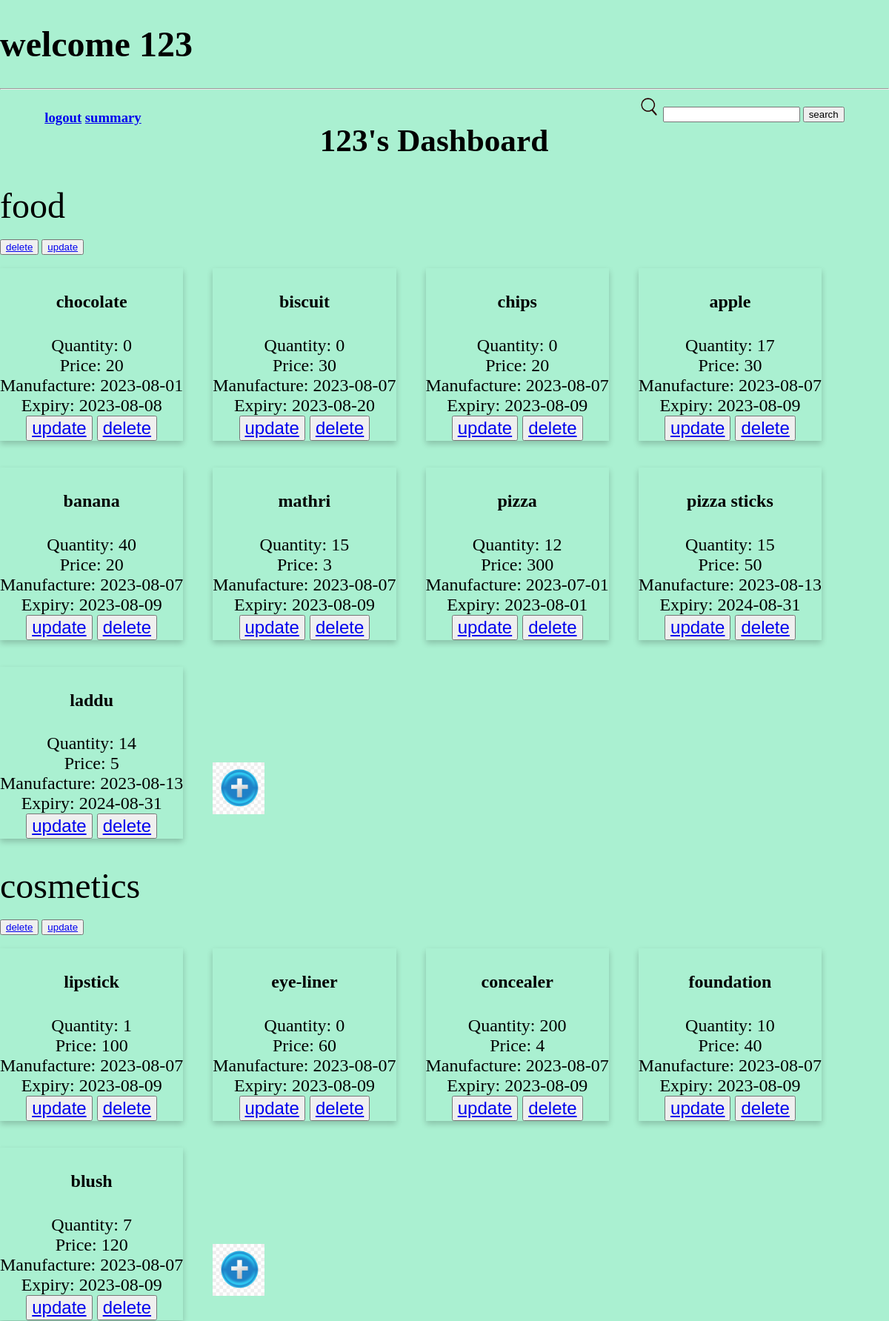
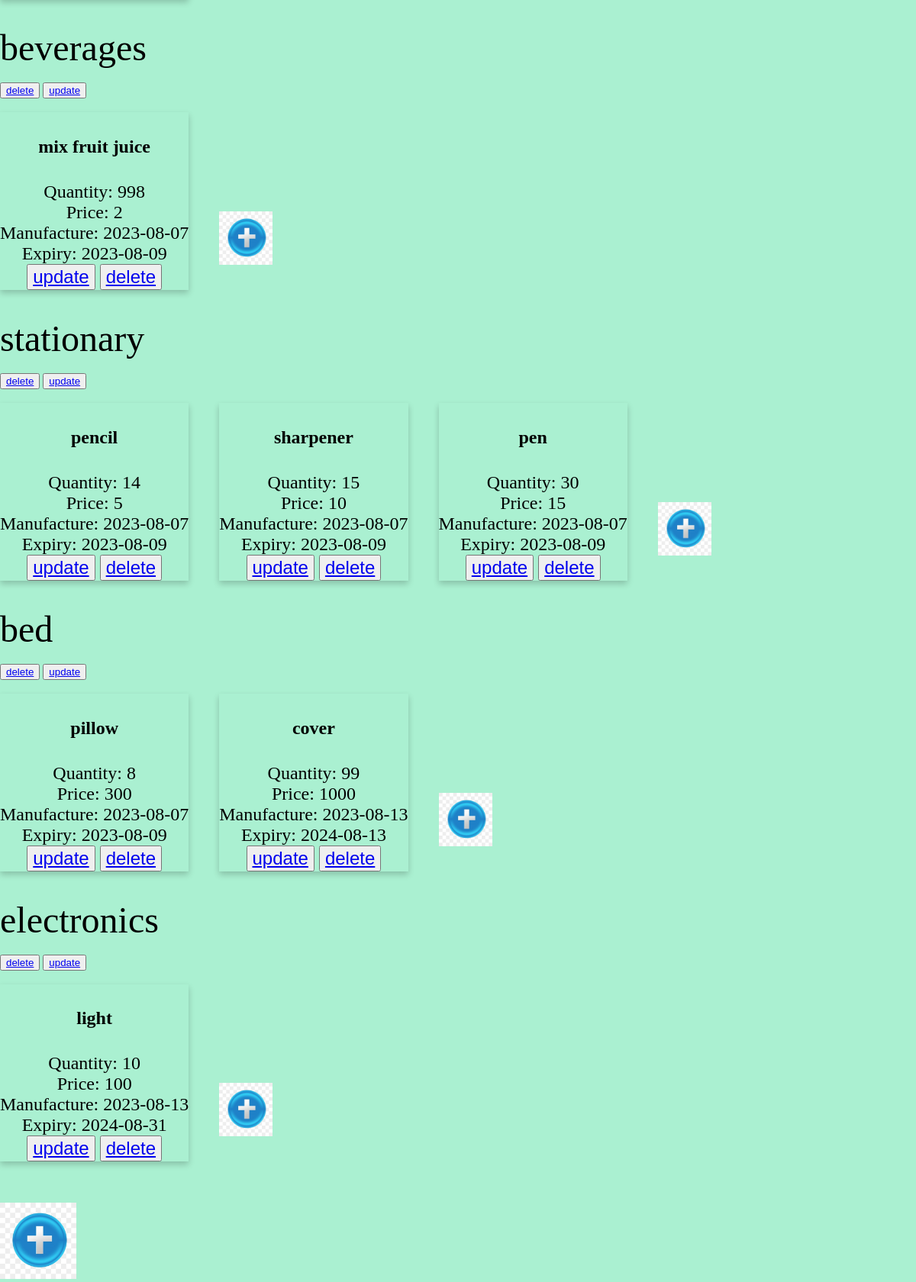
The app's page /admin/changes with its own data (2 pictures, top to bottom).
### applications/models.py (models this page shows, shortened)
class Product(db.Model):
    __tablename__ = 'products'
    product_id = db.Column(db.Integer, primary_key=True, nullable=False)
    category = db.Column(db.Text, nullable=False)
    name = db.Column(db.Text, nullable=False)
    quantity = db.Column(db.Integer, nullable=False)
    price = db.Column(db.Integer, nullable=False)
    description = db.Column(db.Text)
    sold = db.Column(db.Integer, default=0)
    manufacture = db.Column(db.Text)
    expiry = db.Column(db.Text)

### applications/admin_controllers.py (the view)
@app.route('/admin/changes', methods=['GET', 'POST'])
def products():
    if request.method == 'GET':
        l, products, prodmat = rendermandash()
        if(l == 0):
            return render_template('mandash.html', username=user_name, empty=True)
        elif(l >= 1):
            return render_template('mandash.html', username=user_name, empty=False, categories=products, items=prodmat)

### applications/admin_controllers.py (called while the page is built)
def rendermandash():
    products = Categories.query.all()
    prodmat = []
    for cat in products:
        if cat.total == 0:
            catname = cat.name
            allofcat = ['empty', catname, 'no products added']
        else:
            allofcat = []
            temp = Product.query.filter_by(category=cat.name).all()
            for prod in temp:
                temp2 = [prod.category, prod.name, prod.quantity, prod.price, prod.product_id, prod.manufacture, prod.expiry]
                allofcat.append(temp2)
        prodmat.append(allofcat)
    return (len(products), products, prodmat)

### templates/mandash.html
<!DOCTYPE html>
<html>
    <link rel="stylesheet" href = "{{ url_for('static', filename='stylesheets/mandash.css') }}">
    <head>
        <h1>welcome {{ username }}</h1>
        <hr>
    </head>
    <body>
    <div style="display: flex; justify-content: space-around" class="top">
        <div>
            <h3><a  href="/admin">logout</a>
            <a href="/admin/summary">summary</a></h3>
        </div> <br><br>
        <h2>{{ username }}'s Dashboard</h2>
        <div class="heading">
            <form method="POST" action="/admin/search">
                <img src="../../static/search.png" height="30" width="30">
                <input type="text" name="search" width="3%">
                <input type="submit" value="search">
            </form>
        </div>
    </div>
    <form method="POST" action="/admin/changes">
        {% if empty %}
            <h3>inventory empty!! add new items</h3>
        {% else -%}
        {% if search %}
        <a href="/admin/changes">go back</a> <br><br>
        {% for item in items %}
            <div class="card">
                <h4>{{item.name}}</h4>
                Category: {{item.category}}<br>
                Price: {{item.price}} <br>
                Manufacture: {{item.manufacture}} <br>
                Expiry: {{item.expiry}} <br>
                <button type="submit" value="update" name="edit" class="but">
                    <a href="/admin/update/{{item.product_id}}">
                    update
                    </a>
                </button>
                <button type="submit" value="delete" name="edit" class="but">
                    <a href="/admin/delete/{{item.product_id}}">
                        delete
                    </a>
                </button>
            </div>
        {% endfor %}
        {% else -%}
            {% for item in items %}
            <div>
                {% if item[0] == 'empty' %}
                <div class="cathead">{{item[1]}} </div>
                <button><a href="/admin/deletecat/{{item[1]}}">delete</a></button>
                <button><a href="/admin/updatecat/{{item[1]}}">update</a></button>
                <div class="card">
                <center>
                    {{item[2]}} <br>
                    <a href="/admin/addtocat/{{item[1]}}">
                        <img src="../static/plus.jpg" height="70" width="70">
                    </a>
                <br>
                </center>
                </div>
                {% else -%}
                <div class="cathead">{{item[0][0]}}</div> <br>
                <button><a href="/admin/deletecat/{{item[0][0]}}">delete</a></button>
                <button><a href="/admin/updatecat/{{item[0][0]}}">update</a></button>
                <br>
                <br>
                    {% for row in item %}
                    <div class="card">
                    <center>
                        <h4>{{row[1]}}</h4>
                        Quantity: {{row[2]}}<br>
                        Price: {{row[3]}}<br>
                        Manufacture: {{row[5]}}<br>
                        Expiry: {{row[6]}}
                        <br>
                        <button type="submit" value="update" name="edit" class="but">
                            <a href="/admin/update/{{row[4]}}">
                            update
                            </a>
                        </button>
                        <button type="submit" value="delete" name="edit" class="but">
                            <a href="/admin/delete/{{row[4]}}">
                                delete
                            </a>
                        </button>
                   </center>
                    </div>
                    {% endfor %}
                    <a href="/admin/addtocat/{{item[0][0]}}"><img src="../static/plus.jpg" height="70" width="70" class="addtocat">
                    </a>
                {% endif %}
            </div>
            {% endfor %}
        {% endif %}
        {% endif %}
        <br>
        <a href="/admin/create-category">
        <img src="../static/plus.jpg" height="100" width="100">
        </a>
    </form>
    </body>
</html>

### static/stylesheets/mandash.css (style rules this page uses)
.card { box-shadow: 0 4px 8px 0 rgba(0,0,0,0.2); transition: 0.3; display: inline-block; margin-right: 3%; font-size: 150%; margin-bottom: 3%; }
.but { font-size: 100%; }
h1 { font-size: 300%; }
h2 { font-size: 270%; }
.cathead { font-size: 300%; }
.addtocat { margin-bottom: 2%; }
body { background-color: #AAF0D1; margin: auto; }

### records on screen
Product: category "food", name "chocolate", quantity "0", price "20", manufacture "2023-08-01", expiry "2023-08-08"
Product: name "biscuit", quantity "0", price "30", manufacture "2023-08-07", expiry "2023-08-20"
Product: name "chips", quantity "0", price "20", manufacture "2023-08-07", expiry "2023-08-09"
Product: name "apple", quantity "17", price "30", manufacture "2023-08-07", expiry "2023-08-09"
Product: name "banana", quantity "40", price "20", manufacture "2023-08-07", expiry "2023-08-09"
Product: name "mathri", quantity "15", price "3", manufacture "2023-08-07", expiry "2023-08-09"
Product: name "pizza", quantity "12", price "300", manufacture "2023-07-01", expiry "2023-08-01"
Product: name "pizza sticks", quantity "15", price "50", manufacture "2023-08-13", expiry "2024-08-31"
Product: name "laddu", quantity "14", price "5", manufacture "2023-08-13", expiry "2024-08-31"
Product: category "cosmetics", name "lipstick", quantity "1", price "100", manufacture "2023-08-07", expiry "2023-08-09"
Product: name "eye-liner", row "0", price "60", manufacture "2023-08-07", expiry "2023-08-09"
Product: name "concealer", quantity "200", price "4", manufacture "2023-08-07", expiry "2023-08-09"
Product: name "foundation", quantity "10", price "40", manufacture "2023-08-07", expiry "2023-08-09"
Product: name "blush", quantity "7", price "120", manufacture "2023-08-07", expiry "2023-08-09"
Product: category "beverages", name "mix fruit juice", quantity "998", price "2", manufacture "2023-08-07", expiry "2023-08-09"
Product: category "stationary", name "pencil", quantity "14", price "5", manufacture "2023-08-07", expiry "2023-08-09"
Product: name "sharpener", quantity "15", price "10", manufacture "2023-08-07", expiry "2023-08-09"
Product: name "pen", quantity "30", price "15", manufacture "2023-08-07", expiry "2023-08-09"
Product: category "bed", name "pillow", quantity "8", price "300", manufacture "2023-08-07", expiry "2023-08-09"
Product: name "cover", quantity "99", price "1000", manufacture "2023-08-13", expiry "2024-08-13"
Product: category "electronics", name "light", quantity "10", price "100", manufacture "2023-08-13", expiry "2024-08-31"

### other values on screen
{{ username }} "123"
